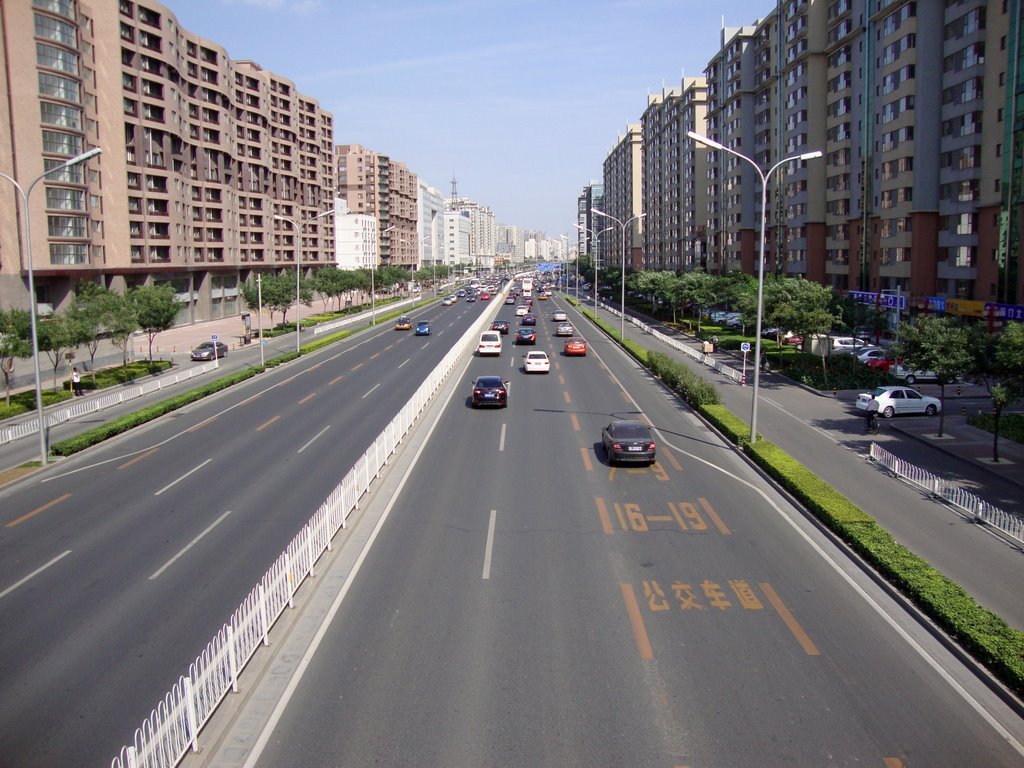
#> input picture test_img/road2.jpg, 1024 x 768 px, found by its file name
$ python arrays.py   (Python 2 division)   (older library calls are emulated)
#> lines starting #> are read from the running program, lines starting #| are printed output that depends on the picture; after the words box and inside, x2 and y2 are one past the last pixel; in counts of white or black regions, pixels touching at a corner belong together
import tensorflow as tf
import numpy as np
import matplotlib.image as mpimg
import matplotlib.pyplot as plt
from scipy import ndimage as ndi
from skimage.transform import (hough_line, hough_line_peaks,
                               probabilistic_hough_line)
import cv2
from skimage import filter
from skimage import color
from skimage import io
from skimage.measure import ransac
from skimage.transform import ProjectiveTransform

def rgb2gray(rgb):
    return np.dot(rgb[...,:3], [0.299, 0.587, 0.114])

filename = "road2.jpg"
#im = mpimg.imread(filename)
img = cv2.imread(filename,0)
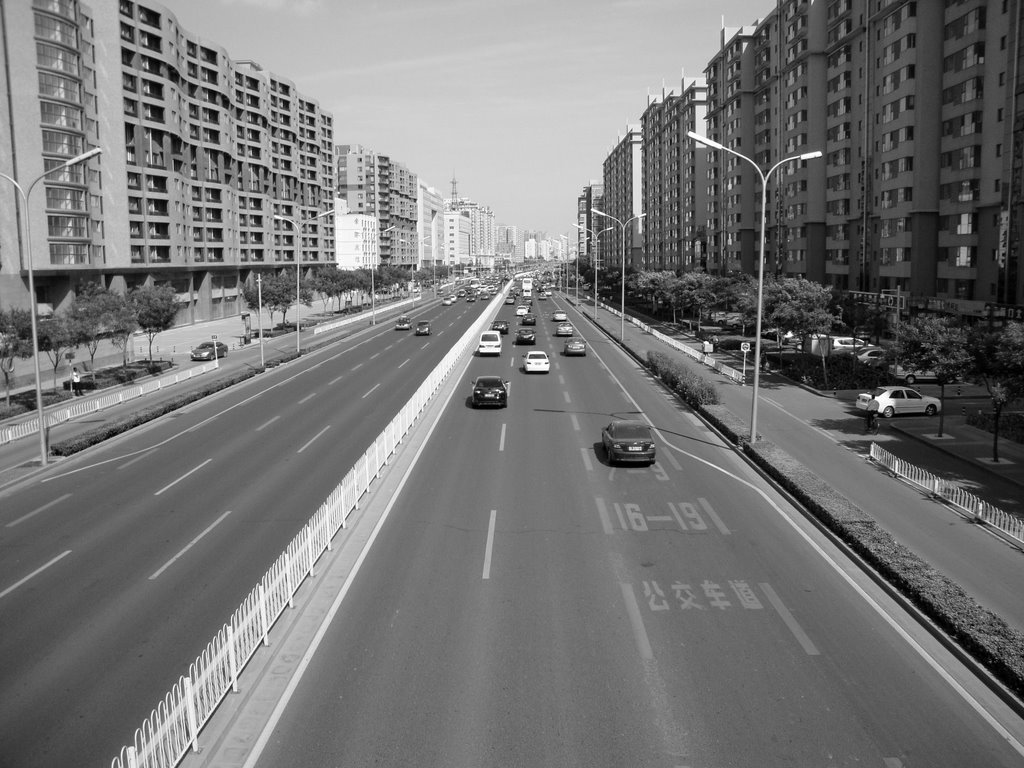
#> img: shape (768, 1024); min 0, max 255, mean 116.6
rows,cols = img.shape[:2]
#> rows = 768; cols = 1024
# [6 lines of commented-out code are left out]

blur = cv2.GaussianBlur(img,(7,7),0)
edge2 = cv2.Canny(blur,100,200)
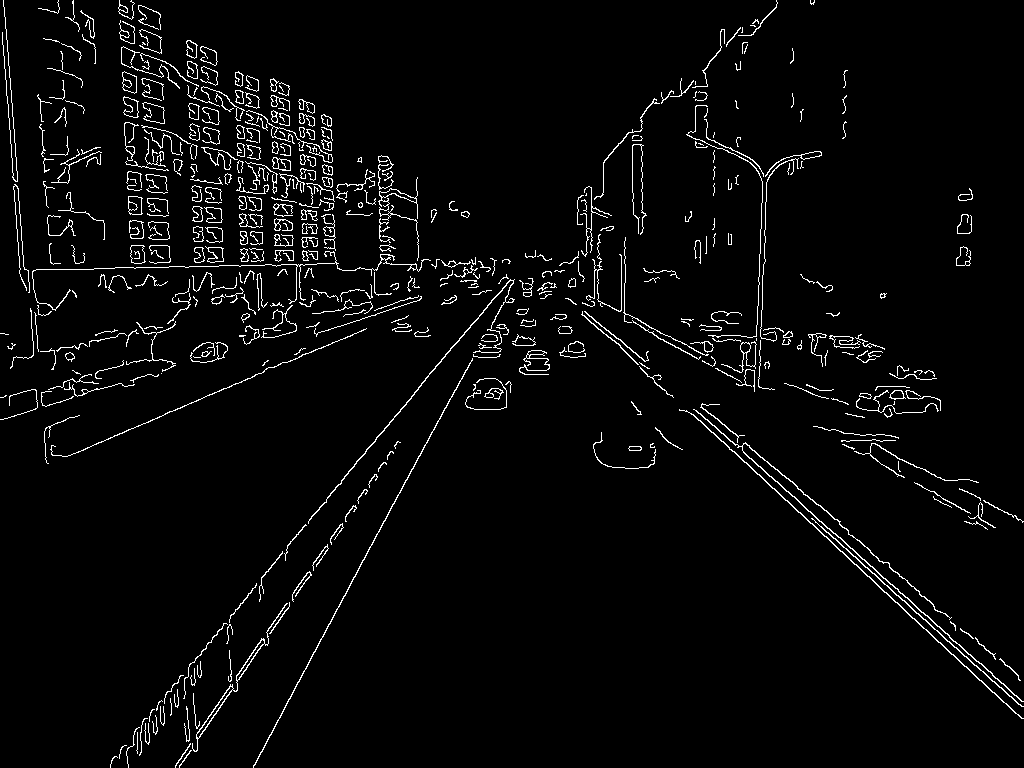
#> edge2: shape (768, 1024); 3.4% white in thin lines or dots
#lines = probabilistic_hough_line(edges, threshold=10, line_length=40,
 #                                line_gap=3)
contours,hierarchy = cv2.findContours(edge2[rows/2:rows,:cols/2],1,2)
#> contours = 55 contours, 42 with area under 20; largest, box (x1, y1, x2, y2) and area: (192, 219, 288, 368) 468, (253, 0, 459, 384) 194, (196, 302, 234, 355) 184, (236, 255, 265, 297) 138, (308, 0, 422, 140) 108
cnt = contours[0]
#> cnt = contour of 16 points, box (x1, y1, x2, y2) (110, 372, 118, 384), area 4

[vx,vy,x,y] = cv2.fitLine(cnt, cv2.cv.CV_DIST_L2,0,0.01,0.01)
#> vx = [0.537]; vy = [-0.844]; x = [112.5]; y = [375.9]
hull = cv2.convexHull(cnt)
#> hull = [[117, 373], [110, 383], [110, 380], [111, 376], [112, 374], [114, 372], [116, 372]]
print(hull)
#| [[[117 373]]
#|  [[110 383]]
#|  [[110 380]]
#|  [[111 376]]
#|  [[112 374]]
#|  [[114 372]]
#|  [[116 372]]]
#print(vx,vy,x,y)
lefty = int((-x*vy/vx) + y+rows/2)
#> lefty = 936
righty = int(((cols-x)*vy/vx)+y+rows/2)
#> righty = -673

cv2.line(img,(cols-1,righty),(0,lefty),(0,255,0),2)
for i in range(len(hull)-1):
	cv2.line(img,(hull[i].item(1),hull[i].item(0)),(hull[i+1].item(1),hull[i+1].item(0)),(255,0,0),2)
#> this loop made 6 passes
#> img: shape (768, 1024); min 0, max 255, mean 116.1

contours,hierarchy = cv2.findContours(edge2[rows/2:rows,cols/2:cols-1],1,2)
#> contours = 42 contours, 28 with area under 20; largest, box (x1, y1, x2, y2) and area: (181, 25, 511, 318) 428, (167, 25, 511, 335) 302, (299, 134, 511, 323) 178, (377, 6, 394, 16) 96, (378, 6, 392, 15) 85
cnt = contours[0]
#> cnt = contour of 21 points, box (x1, y1, x2, y2) (487, 274, 509, 297), area 18

[vx,vy,x,y] = cv2.fitLine(cnt, cv2.cv.CV_DIST_L2,0,0.01,0.01)
#> vx = [0.691]; vy = [0.723]; x = [496.7]; y = [283.6]

lefty = int((-(x+cols/2)*vy/vx) + y+rows/2)
#> lefty = -386
righty = int(((cols-(x+cols/2))*vy/vx)+y+rows/2)
#> righty = 683
cv2.line(img,(cols-1,righty),(0,lefty),(0,255,0),2)
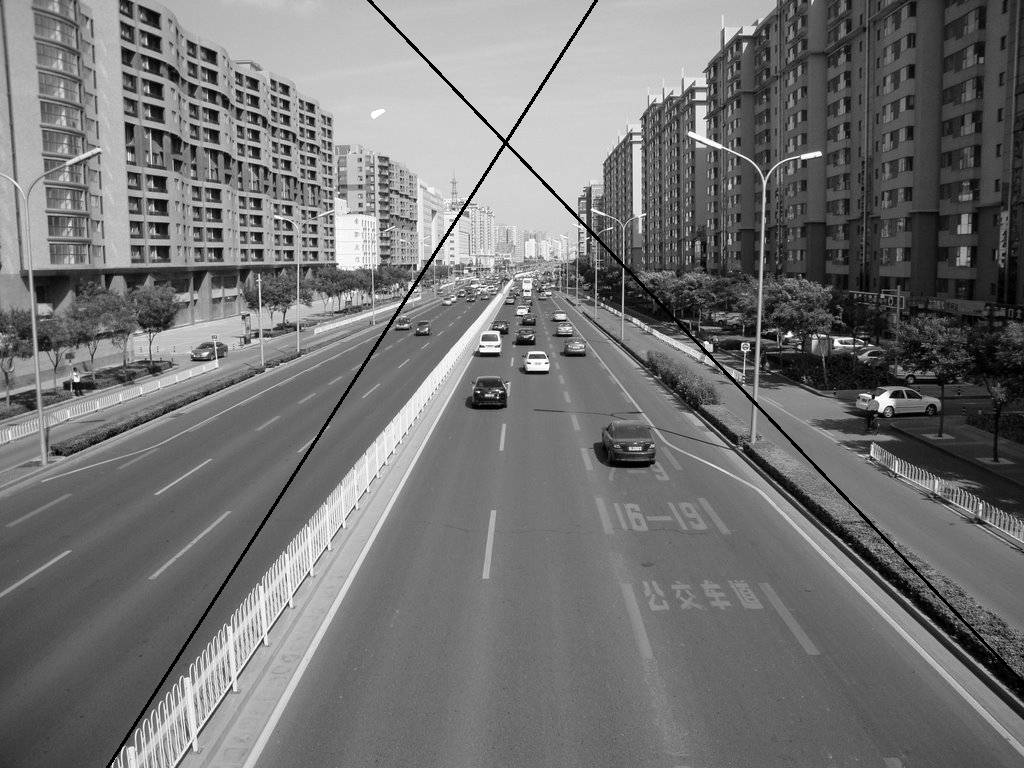
#> img: shape (768, 1024); min 0, max 255, mean 115.6
# display results
fig, (ax1, ax2, ax3) = plt.subplots(nrows=1, ncols=3, figsize=(8, 3), sharex=True, sharey=True)

ax1.imshow(img, cmap=plt.cm.gray)
ax1.axis('off')
ax1.set_title('noisy image', fontsize=20)

ax2.imshow(blur, cmap=plt.cm.gray)
ax2.axis('off')
ax2.set_title('Grey Scale gaussian filter', fontsize=20)

ax3.imshow(edge2, cmap=plt.cm.gray)
ax3.axis('off')
ax3.set_title('Canny filter, $\sigma=3$', fontsize=20)

fig.subplots_adjust(wspace=0.02, hspace=0.02, top=0.9,
                    bottom=0.02, left=0.02, right=0.98)

plt.show()
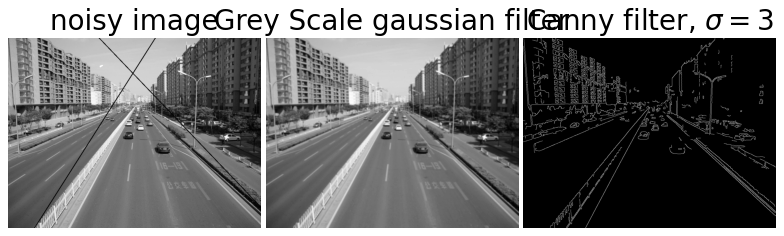
#> figure drawn by matplotlib, 3 panels
